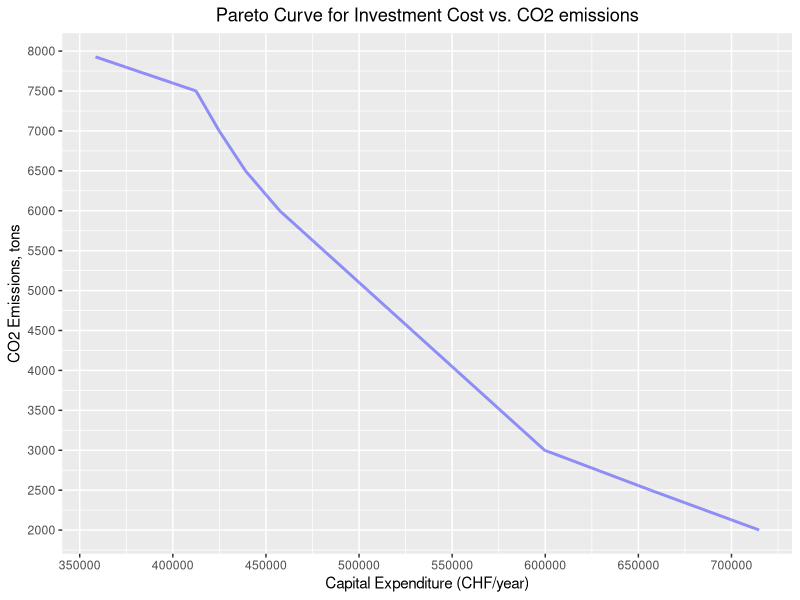

Here is the R script that generated this plot:

library(knitr)

suppressPackageStartupMessages(library(dplyr))
library(dplyr)
suppressPackageStartupMessages(library(tidyverse))
library(tidyverse)

Pareto <- read.table("Pareto_CAPEX_CO2.csv", sep=",", header = T)

ParetoCurve <- ggplot(Pareto)

ParetoCurve + geom_line(aes(x = CAPEX.CHF., y = CO2.Emissions.tons.), alpha = 0.4, color = 'blue', size = 1) +
  scale_x_continuous(breaks = scales::pretty_breaks(n = 10)) +
  scale_y_continuous(breaks = scales::pretty_breaks(n = 10)) +
  labs(title = "Pareto Curve for Investment Cost vs. CO2 emissions", x = "Capital Expenditure (CHF/year)", y = "CO2 Emissions, tons") +
  theme(plot.title = element_text(hjust = 0.5))
